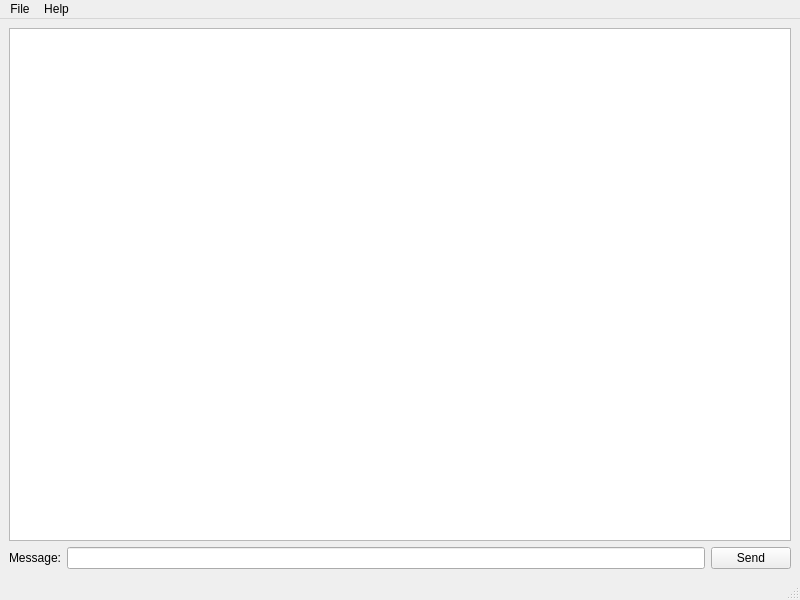
 <ui version="4.0" >
  <author></author>
  <comment></comment>
  <exportmacro></exportmacro>
  <class>ChatMainWindow</class>
  <widget class="QMainWindow" name="ChatMainWindow" >
   <property name="geometry" >
    <rect>
     <x>0</x>
     <y>0</y>
     <width>800</width>
     <height>600</height>
    </rect>
   </property>
   <property name="windowTitle" >
    <string>QtDBus Chat</string>
   </property>
   <widget class="QWidget" name="centralwidget" >
    <layout class="QHBoxLayout" >
     <property name="margin" >
      <number>9</number>
     </property>
     <property name="spacing" >
      <number>6</number>
     </property>
     <item>
      <layout class="QVBoxLayout" >
       <property name="margin" >
        <number>0</number>
       </property>
       <property name="spacing" >
        <number>6</number>
       </property>
       <item>
        <widget class="QTextBrowser" name="chatHistory" >
         <property name="acceptDrops" >
          <bool>false</bool>
         </property>
         <property name="toolTip" >
          <string>Messages sent and received from other users</string>
         </property>
         <property name="acceptRichText" >
          <bool>true</bool>
         </property>
        </widget>
       </item>
       <item>
        <layout class="QHBoxLayout" >
         <property name="margin" >
          <number>0</number>
         </property>
         <property name="spacing" >
          <number>6</number>
         </property>
         <item>
          <widget class="QLabel" name="label" >
           <property name="text" >
            <string>Message:</string>
           </property>
           <property name="buddy" >
            <cstring>messageLineEdit</cstring>
           </property>
          </widget>
         </item>
         <item>
          <widget class="QLineEdit" name="messageLineEdit" />
         </item>
         <item>
          <widget class="QPushButton" name="sendButton" >
           <property name="sizePolicy" >
            <sizepolicy>
             <hsizetype>1</hsizetype>
             <vsizetype>0</vsizetype>
             <horstretch>0</horstretch>
             <verstretch>0</verstretch>
            </sizepolicy>
           </property>
           <property name="toolTip" >
            <string>Sends a message to other people</string>
           </property>
           <property name="whatsThis" >
            <string/>
           </property>
           <property name="text" >
            <string>Send</string>
           </property>
          </widget>
         </item>
        </layout>
       </item>
      </layout>
     </item>
    </layout>
   </widget>
   <widget class="QMenuBar" name="menubar" >
    <property name="geometry" >
     <rect>
      <x>0</x>
      <y>0</y>
      <width>800</width>
      <height>31</height>
     </rect>
    </property>
    <widget class="QMenu" name="menuQuit" >
     <property name="title" >
      <string>Help</string>
     </property>
     <addaction name="actionAboutQt" />
    </widget>
    <widget class="QMenu" name="menuFile" >
     <property name="title" >
      <string>File</string>
     </property>
     <addaction name="actionChangeNickname" />
     <addaction name="separator" />
     <addaction name="actionQuit" />
    </widget>
    <addaction name="menuFile" />
    <addaction name="menuQuit" />
   </widget>
   <widget class="QStatusBar" name="statusbar" />
   <action name="actionQuit" >
    <property name="text" >
     <string>Quit</string>
    </property>
    <property name="shortcut" >
     <string>Ctrl+Q</string>
    </property>
   </action>
   <action name="actionAboutQt" >
    <property name="text" >
     <string>About Qt...</string>
    </property>
   </action>
   <action name="actionChangeNickname" >
    <property name="text" >
     <string>Change nickname...</string>
    </property>
    <property name="shortcut" >
     <string>Ctrl+N</string>
    </property>
   </action>
  </widget>
  <pixmapfunction></pixmapfunction>
  <tabstops>
   <tabstop>chatHistory</tabstop>
   <tabstop>messageLineEdit</tabstop>
   <tabstop>sendButton</tabstop>
  </tabstops>
  <resources/>
  <connections>
   <connection>
    <sender>messageLineEdit</sender>
    <signal>returnPressed()</signal>
    <receiver>sendButton</receiver>
    <slot>animateClick()</slot>
    <hints>
     <hint type="sourcelabel" >
      <x>299</x>
      <y>554</y>
     </hint>
     <hint type="destinationlabel" >
      <x>744</x>
      <y>551</y>
     </hint>
    </hints>
   </connection>
   <connection>
    <sender>actionQuit</sender>
    <signal>triggered(bool)</signal>
    <receiver>ChatMainWindow</receiver>
    <slot>close()</slot>
    <hints>
     <hint type="sourcelabel" >
      <x>-1</x>
      <y>-1</y>
     </hint>
     <hint type="destinationlabel" >
      <x>399</x>
      <y>299</y>
     </hint>
    </hints>
   </connection>
  </connections>
 </ui>
